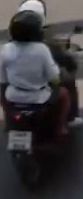
#> input picture bike_5.png, 83 x 199 px
$ python convolution_img.py --image bike_5.png   (Python 2 division)
#> lines starting #> are read from the running program, lines starting #| are printed output that depends on the picture
# import the necessary packages
from skimage.exposure import rescale_intensity
import numpy as np
import argparse
import cv2

def convolve(image, kernel):
    # grab the spatial dimensions of the image, along with
    # the spatial dimensions of the kernel
    (iH, iW) = image.shape[:2]
    (kH, kW) = kernel.shape[:2]

    # allocate memory for the output image, taking care to
    # "pad" the borders of the input image so the spatial
    # size (i.e., width and height) are not reduced
    pad = (kW - 1) / 2
    image = cv2.copyMakeBorder(image, pad, pad, pad, pad, cv2.BORDER_REPLICATE)
    output = np.zeros((iH, iW), dtype="float32")

    # loop over the input image, "sliding" the kernel across
    # each (x, y)-coordinate from left-to-right and top to
    # buttom
    for y in np.arange(pad, iH + pad):
        for x in np.arange(pad, iW + pad):
            # extract the ROI of the image by extracting the
            # *center* region of the current (x, y)-coordinates
            # dimensions
            roi = image[y - pad:y + pad + 1, x - pad:x + pad + 1]

            # perform the actual convolution by taking the
            # element-wise multiplicate between the ROI and
            # the kernel, then summing the matrix
            k = (roi * kernel).sum()

            # store the convolved value in the output (x, y)-
            # coordinate of the output image
            output[y - pad, x - pad] = k

    # rescale the output image to be in the range [0, 255]
    output = rescale_intensity(output, in_range=(0, 255))
    output = (output * 255).astype("uint8")

    # return the output image
    return output

# construct the argument parse and parse the arguments
ap = argparse.ArgumentParser()
ap.add_argument("-i", "--image", required=True, help="path to the input image")
args = vars(ap.parse_args())

# construct average blurring kernels userd to smooth an image
smallBlur = np.ones((7, 7), dtype="float") * (1.0 / (7 * 7))
largeBlur = np.ones((21, 21), dtype="float") * (1.0 / (21 * 21))

# construct a sharpening filter
sharpen = np.array((
    [0, -1, 0],
    [-1, 5, -1],
    [0, -1, 0]), dtype="int")

# construct the Laplacian kernel used to detect edge-like
# regions of an image
laplacian = np.array((
    [0, 1, 0],
    [1, -4, 1],
    [0, 1, 0]), dtype="int")

# construct the Sobel x-axis kernel
sobelX = np.array((
    [-1, 0, 1],
    [-2, 0, 2],
    [-1, 0, 1]), dtype="int")

# construct the Sobel y-axis kernel
sobelY = np.array((
    [-1, -2, -1],
    [0, 0, 0],
    [1, 2, 1]), dtype="int")

# construct the kernel bank, a list of kernels we're going
# to apply using both our custom convolve function and
# OpenCV's filter2D function
kernelBank = (
    ("small_blur", smallBlur),
    ("large_blur", largeBlur),
    ("sharpen", sharpen),
    ("laplacian", laplacian),
    ("sobel_x", sobelX),
    ("sobel_y", sobelY)
)

# load the input image and convert it to grayscale
image = cv2.imread(args["image"])
#> image is the input picture: shape (199, 83, 3); mean B, G, R 60, 57.1, 59.5
gray = cv2.cvtColor(image, cv2.COLOR_BGR2GRAY)

# loop over the kernels
for (kernelName, kernel) in kernelBank:
    # apply the kernel to the grayscale image using both
    # our custom convolve vunction and OpenCV's filter2D
    # function
    print("[INFO] applying {} kernel".format(kernelName))
    convolveOutput = convolve(gray, kernel)
    opencvOutput = cv2.filter2D(gray, -1, kernel)

    # show the output images
    cv2.imshow("original", gray)
    cv2.imshow("{} - convolve".format(kernelName), convolveOutput)
    cv2.imshow("{} - opencv".format(kernelName), opencvOutput)
    cv2.waitKey(0)
    cv2.destroyAllWindows()
#> this loop made 6 passes
#> pass 1, in convolve, `image = cv2.copyMakeBorder(image, pad, pad, pad, pad, cv2.BORDER_REPLI..`:
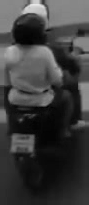
#> image: shape (205, 89); min 0, max 231, mean 60.6
#> pass 1, `convolveOutput = convolve(gray, kernel)`:
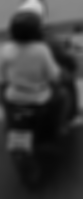
#> convolveOutput: shape (199, 83); min 3, max 209, mean 57.6
#> pass 2, in convolve (call 2), `image = cv2.copyMakeBorder(image, pad, pad, pad, pad, cv2.BORDER_REPLI..`:
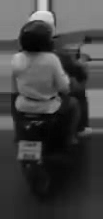
#> image: shape (219, 103); min 0, max 231, mean 65.4
